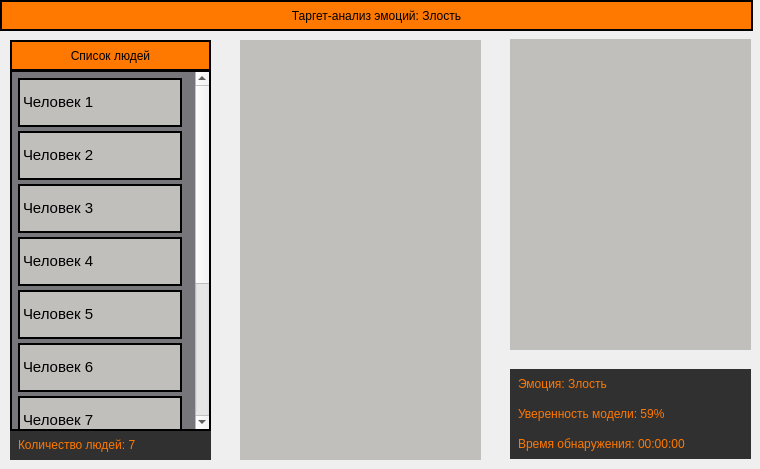
<?xml version="1.0" encoding="UTF-8"?>
<ui version="4.0">
 <class>MainWindow</class>
 <widget class="QMainWindow" name="MainWindow">
  <property name="geometry">
   <rect>
    <x>0</x>
    <y>0</y>
    <width>760</width>
    <height>469</height>
   </rect>
  </property>
  <property name="windowTitle">
   <string>Таргет-анализ</string>
  </property>
  <widget class="QWidget" name="centralwidget">
   <widget class="QLabel" name="label_persons">
    <property name="geometry">
     <rect>
      <x>10</x>
      <y>40</y>
      <width>201</width>
      <height>31</height>
     </rect>
    </property>
    <property name="styleSheet">
     <string notr="true">background-color: rgb(255, 120, 0);
border-color: rgb(0, 0, 0);
border-style: solid;
border-width: 2px;</string>
    </property>
    <property name="text">
     <string>Список людей</string>
    </property>
    <property name="alignment">
     <set>Qt::AlignCenter</set>
    </property>
   </widget>
   <widget class="QListWidget" name="list_view_persons">
    <property name="enabled">
     <bool>true</bool>
    </property>
    <property name="geometry">
     <rect>
      <x>10</x>
      <y>70</y>
      <width>201</width>
      <height>361</height>
     </rect>
    </property>
    <property name="font">
     <font>
      <pointsize>11</pointsize>
      <italic>false</italic>
      <underline>false</underline>
      <strikeout>false</strikeout>
      <stylestrategy>PreferDefault</stylestrategy>
      <kerning>true</kerning>
     </font>
    </property>
    <property name="cursor" stdset="0">
     <cursorShape>ArrowCursor</cursorShape>
    </property>
    <property name="focusPolicy">
     <enum>Qt::NoFocus</enum>
    </property>
    <property name="styleSheet">
     <string notr="true">QListView{
	background-color: rgb(119, 118, 123);
	border-color: rgb(0, 0, 0);
	border-style: solid;
	border-width: 2px;
	padding: 0px;
	padding-right: 0px;
	padding-bottom: 0px;
}

QListView:item{
	border: 2px solid black;
	background-color: rgb(192, 191, 188);
	margin:6px;
	height:45px;
	width:160px;
}

QListView:item:selected{
	border: 1px solid black;
	background-color: rgba(255, 120, 0, 171);
}</string>
    </property>
    <property name="verticalScrollBarPolicy">
     <enum>Qt::ScrollBarAsNeeded</enum>
    </property>
    <property name="horizontalScrollBarPolicy">
     <enum>Qt::ScrollBarAlwaysOff</enum>
    </property>
    <property name="autoScroll">
     <bool>true</bool>
    </property>
    <property name="selectionMode">
     <enum>QAbstractItemView::SingleSelection</enum>
    </property>
    <property name="movement">
     <enum>QListView::Static</enum>
    </property>
    <property name="flow">
     <enum>QListView::LeftToRight</enum>
    </property>
    <property name="isWrapping" stdset="0">
     <bool>true</bool>
    </property>
    <property name="resizeMode">
     <enum>QListView::Fixed</enum>
    </property>
    <property name="layoutMode">
     <enum>QListView::SinglePass</enum>
    </property>
    <property name="spacing">
     <number>0</number>
    </property>
    <property name="gridSize">
     <size>
      <width>120</width>
      <height>53</height>
     </size>
    </property>
    <property name="viewMode">
     <enum>QListView::ListMode</enum>
    </property>
    <property name="modelColumn">
     <number>0</number>
    </property>
    <property name="uniformItemSizes">
     <bool>false</bool>
    </property>
    <property name="wordWrap">
     <bool>false</bool>
    </property>
    <property name="selectionRectVisible">
     <bool>true</bool>
    </property>
    <property name="currentRow">
     <number>-1</number>
    </property>
    <property name="sortingEnabled">
     <bool>false</bool>
    </property>
    <item>
     <property name="text">
      <string>Человек 1</string>
     </property>
    </item>
    <item>
     <property name="text">
      <string>Человек 2</string>
     </property>
    </item>
    <item>
     <property name="text">
      <string>Человек 3</string>
     </property>
    </item>
    <item>
     <property name="text">
      <string>Человек 4</string>
     </property>
    </item>
    <item>
     <property name="text">
      <string>Человек 5</string>
     </property>
    </item>
    <item>
     <property name="text">
      <string>Человек 6</string>
     </property>
    </item>
    <item>
     <property name="text">
      <string>Человек 7</string>
     </property>
    </item>
    <item>
     <property name="text">
      <string>Человек 8</string>
     </property>
    </item>
    <item>
     <property name="text">
      <string>Человек 9</string>
     </property>
    </item>
    <item>
     <property name="text">
      <string>Человек 10</string>
     </property>
    </item>
   </widget>
   <widget class="QLabel" name="label_target_type">
    <property name="geometry">
     <rect>
      <x>0</x>
      <y>0</y>
      <width>753</width>
      <height>31</height>
     </rect>
    </property>
    <property name="styleSheet">
     <string notr="true">background-color: rgb(255, 120, 0);
border-color: rgb(0, 0, 0);
border-style: solid;
border-width: 2px;</string>
    </property>
    <property name="text">
     <string>Таргет-анализ эмоций: Злость</string>
    </property>
    <property name="alignment">
     <set>Qt::AlignCenter</set>
    </property>
   </widget>
   <widget class="QStackedWidget" name="stackedWidget">
    <property name="geometry">
     <rect>
      <x>210</x>
      <y>39</y>
      <width>541</width>
      <height>421</height>
     </rect>
    </property>
    <property name="currentIndex">
     <number>0</number>
    </property>
    <widget class="QWidget" name="page_main">
     <widget class="QLabel" name="label_time">
      <property name="geometry">
       <rect>
        <x>300</x>
        <y>390</y>
        <width>241</width>
        <height>30</height>
       </rect>
      </property>
      <property name="styleSheet">
       <string notr="true">background-color: rgba(0, 0, 0, 0.8);
color: rgb(255, 120, 0);
padding-left: 5px;</string>
      </property>
      <property name="text">
       <string>Время обнаружения: 00:00:00</string>
      </property>
      <property name="alignment">
       <set>Qt::AlignLeading|Qt::AlignLeft|Qt::AlignVCenter</set>
      </property>
     </widget>
     <widget class="QLabel" name="l_photobox">
      <property name="geometry">
       <rect>
        <x>30</x>
        <y>1</y>
        <width>241</width>
        <height>421</height>
       </rect>
      </property>
      <property name="styleSheet">
       <string notr="true">background-color: rgb(192, 191, 188);</string>
      </property>
      <property name="text">
       <string/>
      </property>
     </widget>
     <widget class="QLabel" name="l_item">
      <property name="geometry">
       <rect>
        <x>300</x>
        <y>0</y>
        <width>241</width>
        <height>311</height>
       </rect>
      </property>
      <property name="styleSheet">
       <string notr="true">background-color: rgb(192, 191, 188);</string>
      </property>
      <property name="text">
       <string/>
      </property>
     </widget>
     <widget class="QLabel" name="label_conf">
      <property name="geometry">
       <rect>
        <x>300</x>
        <y>360</y>
        <width>241</width>
        <height>30</height>
       </rect>
      </property>
      <property name="styleSheet">
       <string notr="true">background-color: rgba(0, 0, 0, 0.8);
color: rgb(255, 120, 0);
padding-left: 5px;
</string>
      </property>
      <property name="text">
       <string>Уверенность модели: 59%</string>
      </property>
      <property name="alignment">
       <set>Qt::AlignLeading|Qt::AlignLeft|Qt::AlignVCenter</set>
      </property>
     </widget>
     <widget class="QLabel" name="label_name">
      <property name="geometry">
       <rect>
        <x>300</x>
        <y>330</y>
        <width>241</width>
        <height>30</height>
       </rect>
      </property>
      <property name="styleSheet">
       <string notr="true">background-color: rgba(0, 0, 0, 0.8);
color: rgb(255, 120, 0);
padding-left: 5px;
</string>
      </property>
      <property name="text">
       <string>Эмоция: Злость</string>
      </property>
      <property name="alignment">
       <set>Qt::AlignLeading|Qt::AlignLeft|Qt::AlignVCenter</set>
      </property>
     </widget>
    </widget>
    <widget class="QWidget" name="page_loading">
     <widget class="QLabel" name="label_loading">
      <property name="geometry">
       <rect>
        <x>160</x>
        <y>160</y>
        <width>221</width>
        <height>31</height>
       </rect>
      </property>
      <property name="font">
       <font>
        <pointsize>14</pointsize>
       </font>
      </property>
      <property name="styleSheet">
       <string notr="true"/>
      </property>
      <property name="text">
       <string>Загрузка</string>
      </property>
      <property name="alignment">
       <set>Qt::AlignCenter</set>
      </property>
     </widget>
     <widget class="QLabel" name="l_loading">
      <property name="geometry">
       <rect>
        <x>120</x>
        <y>200</y>
        <width>301</width>
        <height>41</height>
       </rect>
      </property>
      <property name="styleSheet">
       <string notr="true"/>
      </property>
      <property name="text">
       <string/>
      </property>
     </widget>
    </widget>
   </widget>
   <widget class="QLabel" name="label_count">
    <property name="geometry">
     <rect>
      <x>10</x>
      <y>430</y>
      <width>201</width>
      <height>30</height>
     </rect>
    </property>
    <property name="styleSheet">
     <string notr="true">background-color: rgba(0, 0, 0, 0.8);
color: rgb(255, 120, 0);
padding-left: 5px;
</string>
    </property>
    <property name="text">
     <string>Количество людей: 7</string>
    </property>
    <property name="alignment">
     <set>Qt::AlignLeading|Qt::AlignLeft|Qt::AlignVCenter</set>
    </property>
   </widget>
   <zorder>stackedWidget</zorder>
   <zorder>label_persons</zorder>
   <zorder>list_view_persons</zorder>
   <zorder>label_target_type</zorder>
   <zorder>label_count</zorder>
  </widget>
 </widget>
 <resources/>
 <connections/>
</ui>
